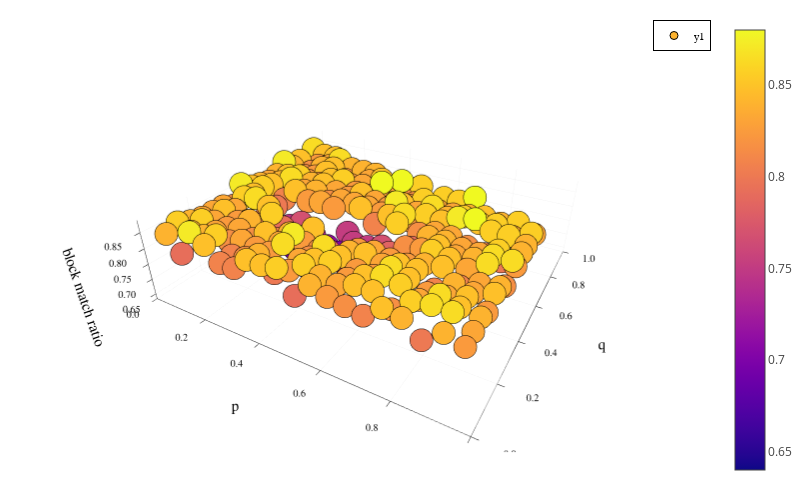

Notebook source saved alongside this figure:
### Code cell
scatter(
    results_df.p,
    results_df.q,
    results_df.block_match_ratio,
    marker_z = results_df.block_match_ratio,
    markercolor = :plasma,
    xaxis = ("p", (0,1)),
    yaxis = ("q", (0,1)),
    zaxis = ("block match ratio"),
    size = (800, 500),
)
